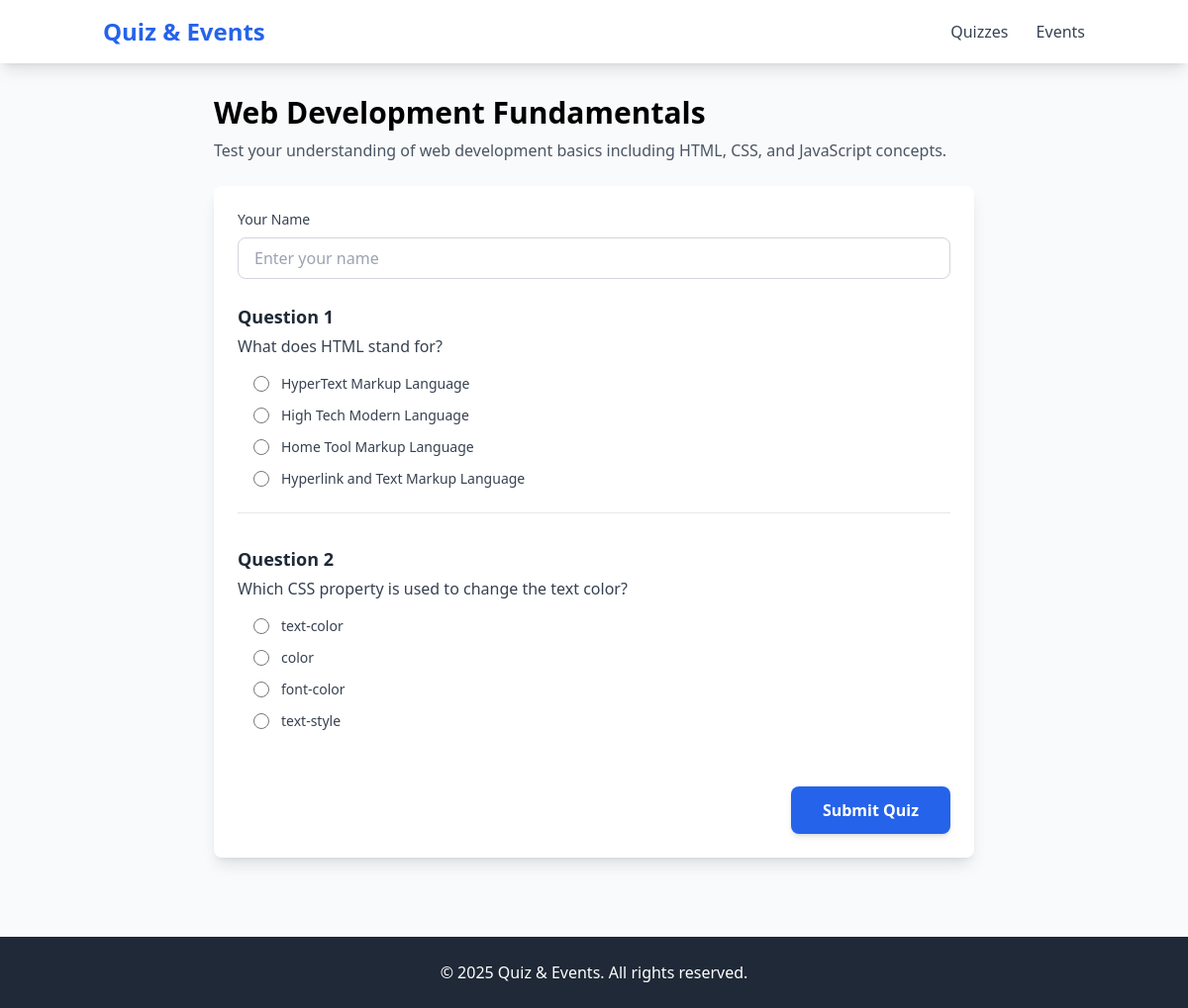
/quiz/3/, run on the app's committed database.
### quizzes/models.py (models this page shows, shortened)
class Quiz(models.Model):
    title = models.CharField(max_length=200)
    description = models.TextField()
    created_at = models.DateTimeField(auto_now_add=True)
    updated_at = models.DateTimeField(auto_now=True)

class Question(models.Model):
    quiz = models.ForeignKey(Quiz, on_delete=models.CASCADE, related_name='questions')
    text = models.TextField()
    question_type = models.CharField(max_length=50)  # e.g., 'multiple_choice', 'true_false'
    created_at = models.DateTimeField(auto_now_add=True)

class Answer(models.Model):
    question = models.ForeignKey(Question, on_delete=models.CASCADE, related_name='answers')
    text = models.CharField(max_length=200)
    is_correct = models.BooleanField(default=False)

### quizzes/views.py (the view)
# urls.py: path('quiz/<int:quiz_id>/', quiz_views.start_quiz, name='start_quiz'),
def start_quiz(request, quiz_id):
    quiz = get_object_or_404(Quiz, id=quiz_id)
    return render(request, 'quizzes/quiz_attempt.html', {'quiz': quiz})

### templates/quizzes/quiz_attempt.html (shortened to what this page needs)
{% extends 'base.html' %}
{% block content %}
<div class="max-w-3xl mx-auto">
    <h1 class="text-3xl font-bold mb-2">{{ quiz.title }}</h1>
    <p class="text-gray-600 mb-6">{{ quiz.description }}</p>
    <form method="post" action="{% url 'submit_quiz' quiz.id %}" class="bg-white p-6 rounded-lg shadow-lg">
        <div class="mb-6">
            <label for="user_name" class="block text-sm font-medium text-gray-700 mb-2">Your Name</label>
            <input
                type="text"
                name="user_name"
                id="user_name"
                placeholder="Enter your name"
                class="w-full px-4 py-2 border border-gray-300 rounded-lg focus:ring-2 focus:ring-blue-500 focus:border-blue-500"
                required
            >
        </div>
        <div class="space-y-8">
            {% for question in quiz.questions.all %}
            <div class="border-b border-gray-200 pb-6 last:border-b-0">
                <div class="mb-4">
                    <p class="text-lg font-semibold text-gray-800 mb-1">
                        Question {{ forloop.counter }}
                    </p>
                    <p class="text-base text-gray-700">{{ question.text }}</p>
                </div>
                <div class="space-y-3 ml-4">
                    {% for answer in question.answers.all %}
                    <div class="flex items-center">
                        <input
                            type="radio"
                            name="question_{{ question.id }}"
                            value="{{ answer.id }}"
                            id="answer_{{ answer.id }}"
                            class="w-4 h-4 text-blue-600 border-gray-300 focus:ring-blue-500"
                            required
                        >
                        <label
                            for="answer_{{ answer.id }}"
                            class="ml-3 text-sm text-gray-700 cursor-pointer"
                        >
                            {{ answer.text }}
                        </label>
                    </div>
                    {% empty %}
                    <p class="text-gray-500 italic">No answers available for this question.</p>
                    {% endfor %}
                </div>
            </div>
            {% empty %}
            <div class="text-center py-8">
                <p class="text-gray-500">This quiz has no questions yet.</p>
            </div>
            {% endfor %}
        </div>
        {% if quiz.questions.all %}
        <div class="mt-8 flex justify-end">
            <button
                type="submit"
                class="bg-blue-600 hover:bg-blue-700 text-white font-semibold px-8 py-3 rounded-lg transition duration-200 shadow-md hover:shadow-lg"
            >
                Submit Quiz
            </button>
        </div>
        {% endif %}
    </form>
</div>
{% endblock %}

### data on the page
Quiz: title "Web Development Fundamentals", description "Test your understanding of web development basics including HTML, CSS, and JavaScript concepts."
Question: text "What does HTML stand for?"
Answer: text "HyperText Markup Language"
Answer: text "High Tech Modern Language"
Answer: text "Home Tool Markup Language"
Answer: text "Hyperlink and Text Markup Language"
Question: text "Which CSS property is used to change the text color?"
Answer: text "text-color"
Answer: text "color"
Answer: text "font-color"
Answer: text "text-style"
